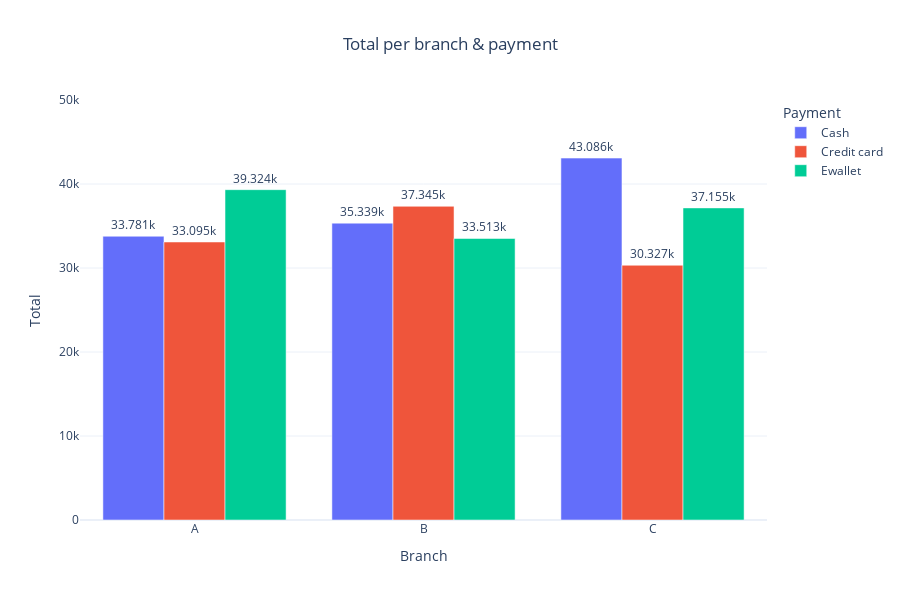

The code cell stored with this chart in its notebook:
### Code cell
fig_total_branch_payment=px.bar(total_branch_payment,x='Branch',y='Total',color='Payment',barmode='group',text_auto=True, 
           title='Total per branch & payment' , height=600, template='plotly_white')
fig_total_branch_payment.update_traces(textposition='outside')
fig_total_branch_payment.update_yaxes(range=[0,50000])
fig_total_branch_payment.update_layout(title_x=0.5)

fig_total_branch_payment

### Figure 1 — Plotly figure (JSON) as saved in the notebook; plotly's stock layout.template omitted (floating-point values rounded to 4 significant figures)
{"data": [{"alignmentgroup": "True", "hovertemplate": "Payment=Cash<br>Branch=%{x}<br>Total=%{y}<extra></extra>", "legendgroup": "Cash", "marker": {"color": "#636efa", "pattern": {"shape": ""}}, "name": "Cash", "offsetgroup": "Cash", "orientation": "v", "showlegend": true, "textposition": "outside", "texttemplate": "%{y}", "type": "bar", "x": ["A", "B", "C"], "xaxis": "x", "y": [33781, 35339, 43086], "yaxis": "y"}, {"alignmentgroup": "True", "hovertemplate": "Payment=Credit card<br>Branch=%{x}<br>Total=%{y}<extra></extra>", "legendgroup": "Credit card", "marker": {"color": "#EF553B", "pattern": {"shape": ""}}, "name": "Credit card", "offsetgroup": "Credit card", "orientation": "v", "showlegend": true, "textposition": "outside", "texttemplate": "%{y}", "type": "bar", "x": ["A", "B", "C"], "xaxis": "x", "y": [33095, 37345, 30327], "yaxis": "y"}, {"alignmentgroup": "True", "hovertemplate": "Payment=Ewallet<br>Branch=%{x}<br>Total=%{y}<extra></extra>", "legendgroup": "Ewallet", "marker": {"color": "#00cc96", "pattern": {"shape": ""}}, "name": "Ewallet", "offsetgroup": "Ewallet", "orientation": "v", "showlegend": true, "textposition": "outside", "texttemplate": "%{y}", "type": "bar", "x": ["A", "B", "C"], "xaxis": "x", "y": [39324, 33513, 37155], "yaxis": "y"}], "layout": {"barmode": "group", "height": 600, "legend": {"title": {"text": "Payment"}, "tracegroupgap": 0}, "title": {"text": "Total per branch & payment", "x": 0.5}, "xaxis": {"anchor": "y", "domain": [0, 1], "title": {"text": "Branch"}}, "yaxis": {"anchor": "x", "domain": [0, 1], "range": [0, 50000], "title": {"text": "Total"}}}}
